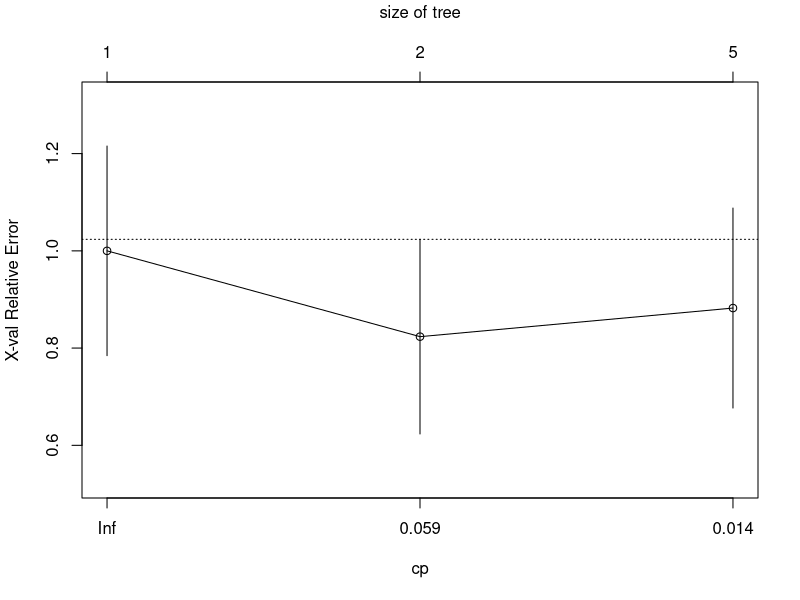
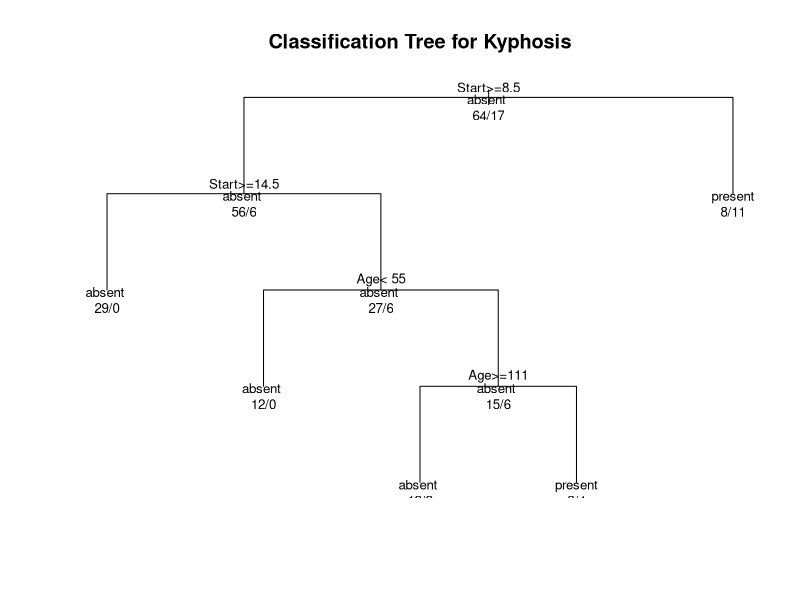
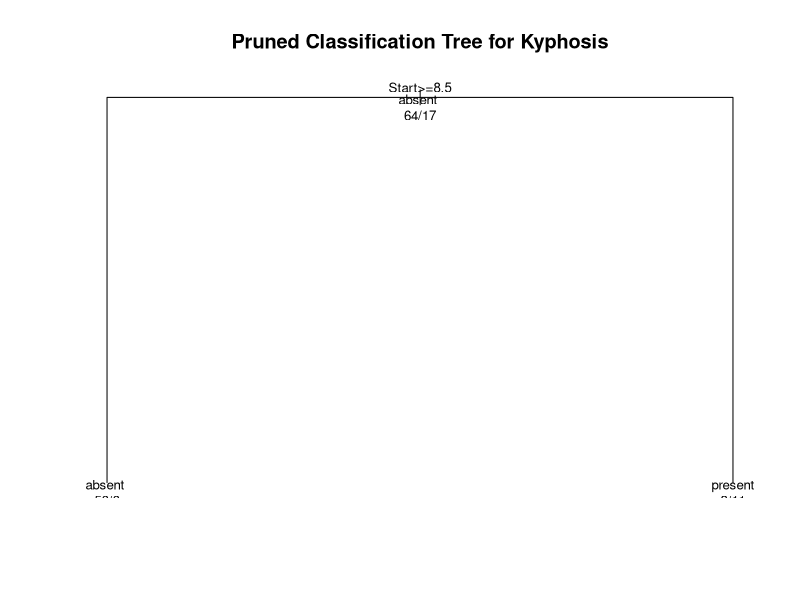

Source code (R) for these figures, in order: (Note: this script raises an error after producing the figures.)
library(rpart)
data(kyphosis)
fitK <- rpart(Kyphosis ~ Age + Number + Start, method="class", data=kyphosis)
printcp(fitK) # display the results
plotcp(fitK) # visualize cross-validation results
summary(fitK) # detailed summary of splits
# plot tree
plot(fitK, uniform=TRUE, main="Classification Tree for Kyphosis")
text(fitK, use.n=TRUE, all=TRUE, cex=.8)

# create attractive postscript plot of tree
post(fitK, file = "kyphosistree.ps", title = "Classification Tree for Kyphosis") # might need to convert to PDF (distill)

# Prune the Tree
pfitK<-prune(fitK, cp= .1)
pfitK <- prune(fitK, cp=fitK$cptable[which.min(fitK$cptable[,"xerror"]),1])
plot(pfitK, uniform=TRUE, main="Pruned Classification Tree for Kyphosis")

text(pfitK, use.n=TRUE, all=TRUE, cex=.8)
post(pfitK, file = "ptree.ps", title = "Pruned Classification Tree for Kyphosis")

fitK <- ctree(Kyphosis ~ Age + Number + Start, data=kyphosis)
plot(fitK, main="Conditional Inference Tree for Kyphosis")
